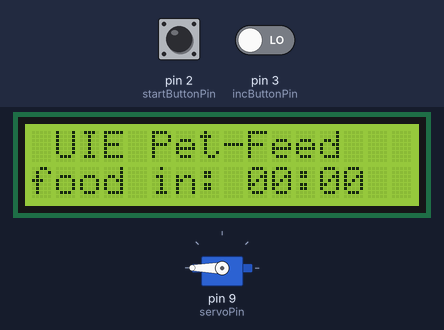
This sketch was run on a simulated Arduino Uno, built with avr-gcc and run on an emulated ATmega328P. Shown: 16×2 character LCD, servo. Inputs (shaded band) come from the test bench; at power-on: pin 2 (startButtonPin) LOW, pin 3 (incButtonPin) LOW. What the sketch prints to the serial monitor is not drawn.

Above: at 1.2 s.
1.3 s: pin 2 (startButtonPin) pulled HIGH for 0.15 s
At 2.4 s:
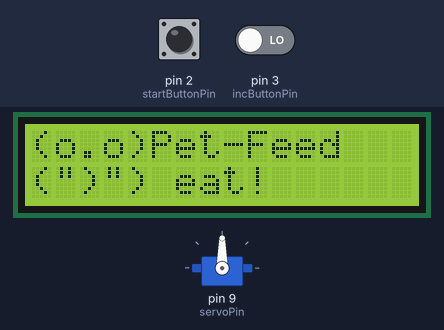
2.9 s: pin 2 (startButtonPin) pulsed HIGH 2 times (0.12 s each, 0.3 s apart)
At 3.22 s:
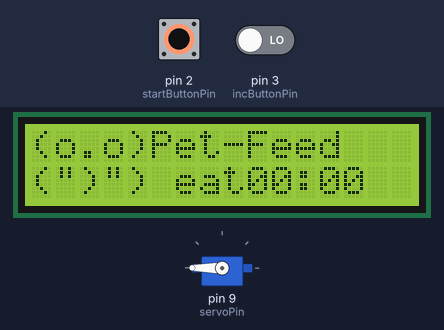
Timing chart, 0 to 5.9 s (numbered marks = the images above; inputs shaded):
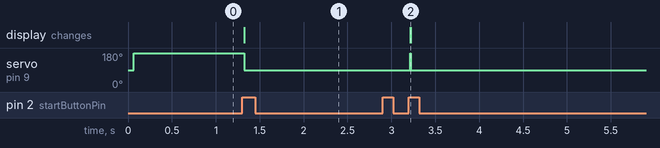

Measured:
- after the input at 1.3 s, servo on pin 9 (servoPin): 180° → 90° at once; the display: changes at once (image 1)
- after the input at 2.9 s, servo on pin 9 (servoPin): 90° → 180° after 0.31 s, → 90° 0.01 s later; the display: changes after 0.31 s (image 2)

The sketch:

uie-05-arduino-pet-feed.ino
```cpp
#include <Arduino.h>
#include <LiquidCrystal.h>
#include <Servo.h>
#include "state.h"
#include "container.h"
#include "countdown.h"
#include "display.h"

LiquidCrystal lcd(12, 11, 7, 6, 5, 4);
Servo servo;
const byte incButtonPin = 3;
const byte startButtonPin = 2;
const byte servoPin = 9;

State state;
Countdown countdown(state);
Display display(state, lcd);
Container container(state, servo);
volatile unsigned long inc_prev, inc_curr;
volatile unsigned long start_prev, start_curr;
volatile const unsigned long buttonDelay = 20000;

void setup() {
  Serial.begin(19200);
  lcd.begin(16, 2);
  lcd.print(" UIE Pet-Feed");
  servo.attach(servoPin);

  attachInterrupt(digitalPinToInterrupt(incButtonPin), inc, RISING);
  attachInterrupt(digitalPinToInterrupt(startButtonPin), start, RISING);
}

void loop() {
  update();
  Serial.println(state.timer);
  Serial.println(state.mode);
}

void update() {
  countdown.update();
  display.update();
  container.update();
}

void inc() {
  inc_curr = micros();

  if (inc_curr > inc_prev) {
    inc_prev = inc_curr + buttonDelay;
    countdown.inc();
  }
}

void start() {
  start_curr = micros();

  if (start_curr > start_prev) {
    start_prev = start_curr + buttonDelay;
    countdown.start();
  }
}
```

container.h
```cpp
#ifndef CONTAINER_H
#define CONTAINER_H

#include <Arduino.h>
#include <Servo.h>
#include "state.h"

class Container {
  private:
    const State &state_;
    Servo &servo_;

  public:
    Container(const State &state, Servo &servo) : state_(state), servo_(servo) {}

    void update() {
        switch (state_.mode) {
            case INIT:
            case RUNNING:
                close();
                break;
            case DONE:
                open();
                break;
        }
    }

    void open() {
        Serial.println("open container");
        servo_.write(90);
        // implement opening of container
    }

    void close() {
        Serial.println("close container");
        servo_.write(180);
        // implement closing of container
    }
};


#endif /* CONTAINER_H */
```

countdown.h
```cpp
#ifndef COUNTDOWN_H
#define COUNTDOWN_H

#include <Arduino.h>
#include "state.h"

class Countdown {
  private:
    const unsigned long step_ = 15000;
    State& state_;

  public:
    Countdown(State &state) : state_(state) {}

    void inc() {
      state_.timer += step_;
    }

    void start() {
      state_.mode = RUNNING;
      state_.offset = state_.timer + millis();
    }

    void update() {
      if ( state_.mode == RUNNING) {
        state_.timer = state_.offset - millis();
        if(millis() > state_.offset) {
          state_.mode = DONE;
          state_.timer = 0;
        }
      }
    }
};


#endif /* COUNTDOWN_H */
```

display.h
```cpp
#ifndef DISPLAY_H
#define DISPLAY_H

#include <Arduino.h>
#include <LiquidCrystal.h>
#include "state.h"

class Display {
  private:
    const State &state_;
    LiquidCrystal &lcd_;

  public:
    Display(const State &state, LiquidCrystal &lcd) : state_(state), lcd_(lcd) {}

    void update() {
        switch (state_.mode) {
            case INIT:
                showTime();
                break;
            case RUNNING:
                showCountdown();
                break;
            case DONE:
                showDone();
                break;
        }
    }

    void showCountdown() {
        unsigned long countdown = 0;
        unsigned long current = millis();
        if (state_.offset > current) {
            countdown = state_.offset - current;
        }

        show(countdown);
    }

    void show(unsigned long time) {
        unsigned long seconds = (time / 1000) % 60;
        unsigned long minutes = (time / 60000) % 60;
        lcd_.setCursor(9, 1);
        if ( minutes < 10 ) {
          lcd_.print(0);
        }
        lcd_.print(minutes);
        lcd_.print(":");
        if ( seconds < 10 ) {
          lcd_.print(0);
        }
        lcd_.print(seconds);
    }

    void showTime() {
        lcd_.setCursor(0, 1);
        lcd_.print("food in:");
        show(state_.timer);
    }

    void showDone() {
        lcd_.setCursor(0, 0);
        lcd_.print("(o.o)");
                  //0123456789012345
        lcd_.setCursor(0, 1);
        lcd_.print("(\")\") eat!      ");
    }
};


#endif /* DISPLAY_H */
```

state.h
```cpp
#ifndef STATE_H
#define STATE_H

#include <Arduino.h>

enum Mode {
    INIT,
    RUNNING,
    DONE
};

struct State {
    State(): offset(0), timer(0), mode(INIT) {}
    unsigned long offset;
    unsigned long timer;
    Mode mode;
};

#endif /* STATE_H */
```
